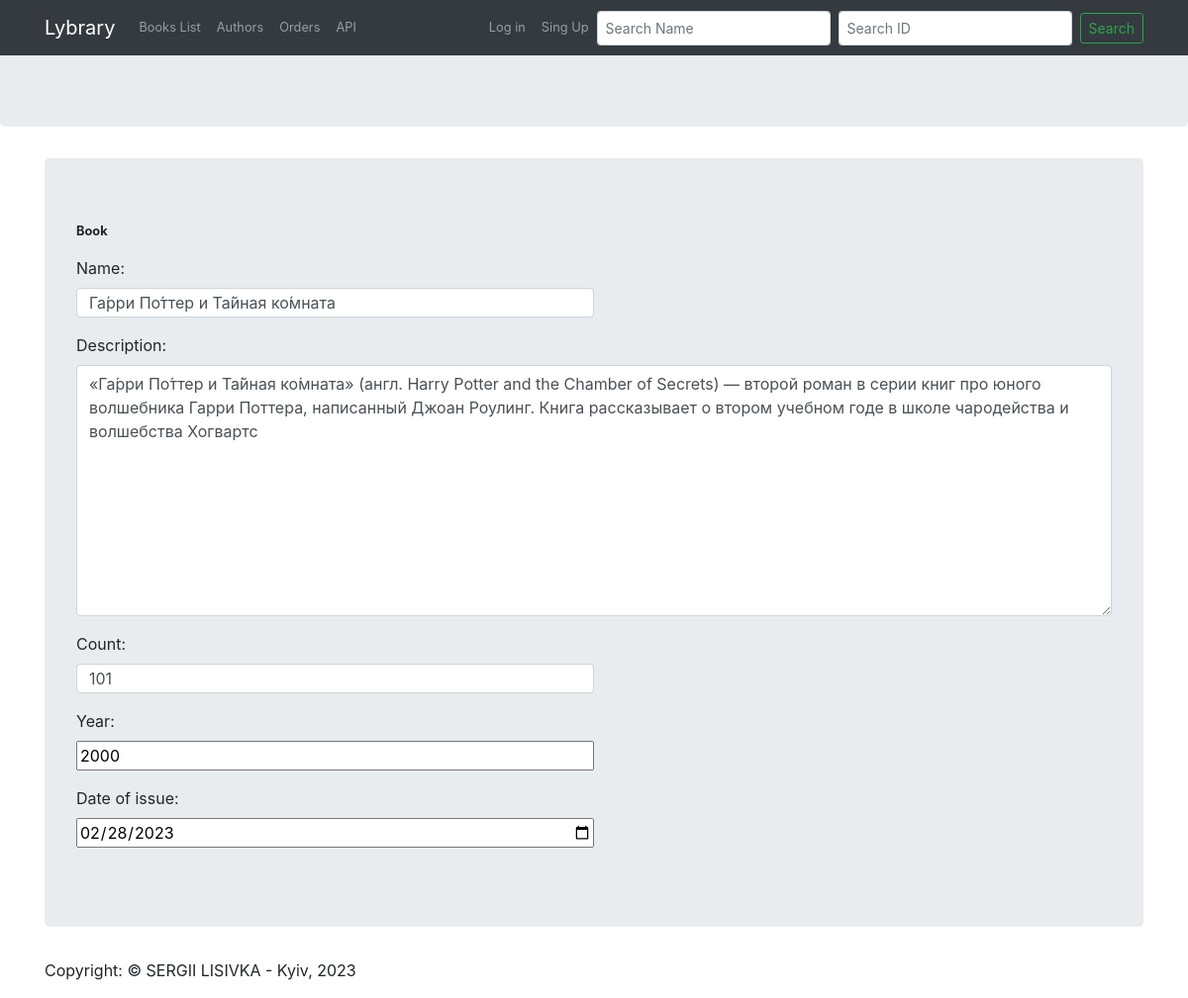
Screenshot of /books/books/add_book/1/ with the database file from the repository.
### library/book/models.py (models this page shows, shortened)
class Book(models.Model):
    name = models.CharField(blank=True, max_length=128)
    description = models.CharField(blank=True, max_length=5120)
    count = models.IntegerField(default=10)
    id = models.AutoField(primary_key=True)
    date_of_issue = models.DateField(default=None, null=True, blank=True)
    year = models.IntegerField(default=2000, blank=True)

### library/book/views.py (the view, shortened to what this page needs)
# urls.py: path('books/add_book/<int:book_id>/', views.add_book, name='add_book'),
def add_book(request, book_id=0):
    if request.method == 'GET':
        if book_id == 0:
            form = BookForm()
        else:
            book = Book.objects.get(pk=book_id)
            form = BookForm(instance=book)
        return render(request, 'book/add_book.html', {'form': form})

### library/book/forms.py
class BookForm(forms.ModelForm):
    class Meta:
        model = Book
        fields = ['name', 'description', 'count', 'year', 'date_of_issue']
        widgets = {
            "name": TextInput(attrs={
                'class': 'form-control',
                'placeholder': "Input name"
            }),
            "description": Textarea(attrs={
                'class': 'form-control',
                'placeholder': "Input description"
            }),
            "count": NumberInput(attrs={
                'class': 'form-control',
                'placeholder': "Input count"
            }),
            "date_of_issue": NumberInput(attrs={
                'type': 'date',
                'placeholder': "date_of_issue"
            }),
        }

### library/templates/book/add_book.html (shortened to what this page needs)
{% extends 'layout/base.html' %}
{% block content %}
{% include  'layout/button_new.html' %}
<div class="container">
    <div id="logo" class="jumbotron">
        <form action="" method='post' enctype="multipart/form-data" autocomplete="off">
            <small><b><p>Book</p></b></small>
            {% for field in form %}
            <div class="form-group">
                {{ field.label_tag }}
                <div>{{ field }}</div>
            </div>
            {% endfor %}
        </form>
    </div>
</div>
{% endblock %}

### library/templates/book/add_book.html (style rules this page uses)
.form-group input { width: 50%; height: 30px; }
.form-group textarea { width: 100%; }

### rows the page displays
Book: form "Га́рри По́ттер и Та́йная ко́мната" "«Га́рри По́ттер и Та́йная ко́мната» (англ. Harry Potter and the Chamber of Secrets) — второй роман в серии книг про юного волшебника Гарри Поттера, написанный Джоан Роулинг. Книга рассказывает о втором учебном годе в школе чародейства и волшебства Хогвартс" "101" "2000" "02/28/2023"

### other values shown
{{ field.label_tag }} "Name:" "Description:" "Count:" "Year:" "Date of issue:"
